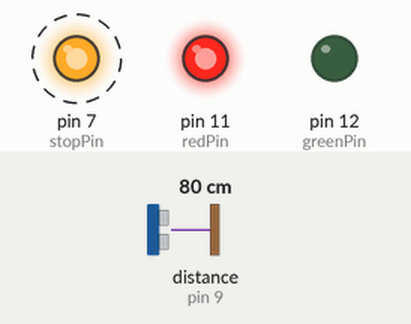
The sketch below on a simulated Arduino Uno, built with avr-gcc and run on an emulated ATmega328P. On the bench: output pins drawn as LEDs (lit = HIGH). Wiring (inferred from the names in the program): ultrasonic range finder: trigger pin 8; echo pin 9. Dashed ring = blinking. Inputs (shaded band) come from the test bench; at power-on: distance to the obstacle (sensor on pin 9) 80 cm. The echo pulse lasts 58.3 µs per cm; pins used as bus, display or sensor lines are not drawn; what the sketch prints to the serial monitor is not drawn.

Above: at 0.5 s.
Timing chart, 0 to 4.8 s (numbered marks = the images above):
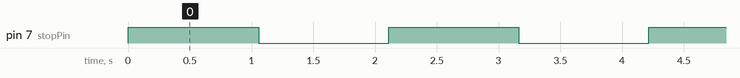

The sketch:

SR04.ino
```cpp
int trigPin = 8;          // 超音波感測器 Trig 腳位
int echoPin = 9;          // 超音波感測器 Echo 腳位
const int stopPin = 7;    // 車道紅燈
const int redPin = 11;    // 行人紅燈
const int greenPin = 12;  // 行人綠燈
long duration, cm;
int stat, nstable=6, fstable=6;
bool ntimes=true, ftimes=true;
String data;
unsigned long beginTime = millis();

void setup() {
  Serial.begin (115200);
  pinMode(trigPin, OUTPUT);
  pinMode(echoPin, INPUT);
  pinMode(12, OUTPUT);
  pinMode(11, OUTPUT);
  pinMode(7, OUTPUT);
  digitalWrite(redPin, HIGH);
  digitalWrite(stopPin, HIGH);
}

// 計算距離
void measureDistance() {
    digitalWrite(trigPin, LOW);
    delayMicroseconds(5);
    digitalWrite(trigPin, HIGH);
    delayMicroseconds(10);
    digitalWrite(trigPin, LOW);
    duration = pulseIn(echoPin, HIGH);
    cm = (duration / 2) / 29.1;
}

// 控制燈號
void controlLED(){
  data = Serial.readStringUntil('\r');
  if (data=="g"){
    digitalWrite(stopPin, HIGH);
    delay(250);
    digitalWrite(redPin, LOW);
    digitalWrite(greenPin, HIGH);
  }
  if (data=="r"){
    digitalWrite(redPin, HIGH);
    digitalWrite(greenPin, LOW);
    delay(250);
    digitalWrite(stopPin, LOW);
    beginTime=millis();
  }
}

void loop() {
  measureDistance();  // 計算距離
    if (cm > 0 && cm < 100) {
      if (fstable>0){
        fstable=fstable-1;
        stat=0;
      }else{
        stat=1;
        nstable=6;
        if (ntimes==true){
          Serial.println(stat);
          ntimes=false;
          ftimes=true;
        }
      }
    }else{
      if (nstable>0){
        nstable=nstable-1;
        stat=1;
      }else{
        stat=0;
        fstable=6;
        if (ftimes==true){
          Serial.println(stat);
          ftimes=false;
          ntimes=true;
        }
      }
    }
  if (Serial.available()>0){controlLED();}  // 控制燈號
  if (data!="g" && millis()-beginTime>=1000){   //控制車道燈閃爍
    digitalWrite(stopPin, !digitalRead(stopPin));
    beginTime=millis();
  }
  delay(100);
}
```

Measured:
- by itself, pin 7 (stopPin): alternates HIGH for 1.1 s and LOW for 1.1 s
